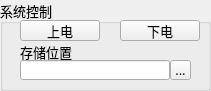
   <widget class="QGroupBox" name="SYS_GRP">
    <property name="geometry">
     <rect>
      <x>20</x>
      <y>110</y>
      <width>211</width>
      <height>91</height>
     </rect>
    </property>
    <property name="font">
     <font>
      <family>Microsoft YaHei</family>
      <pointsize>10</pointsize>
     </font>
    </property>
    <property name="title">
     <string>系统控制</string>
    </property>
    <widget class="QPushButton" name="RELAY_ALL_ON_BTN">
     <property name="geometry">
      <rect>
       <x>20</x>
       <y>20</y>
       <width>80</width>
       <height>21</height>
      </rect>
     </property>
     <property name="font">
      <font>
       <family>Microsoft YaHei</family>
       <pointsize>10</pointsize>
      </font>
     </property>
     <property name="text">
      <string>上电</string>
     </property>
    </widget>
    <widget class="QPushButton" name="RELAY_ALL_OFF_BTN">
     <property name="geometry">
      <rect>
       <x>120</x>
       <y>20</y>
       <width>80</width>
       <height>21</height>
      </rect>
     </property>
     <property name="font">
      <font>
       <family>Microsoft YaHei</family>
       <pointsize>10</pointsize>
      </font>
     </property>
     <property name="text">
      <string>下电</string>
     </property>
    </widget>
    <widget class="QToolButton" name="PATH_BROWSE">
     <property name="geometry">
      <rect>
       <x>170</x>
       <y>60</y>
       <width>21</width>
       <height>20</height>
      </rect>
     </property>
     <property name="font">
      <font>
       <family>Microsoft YaHei</family>
       <pointsize>10</pointsize>
      </font>
     </property>
     <property name="text">
      <string>...</string>
     </property>
    </widget>
    <widget class="QLineEdit" name="PATH_EDIT">
     <property name="geometry">
      <rect>
       <x>20</x>
       <y>60</y>
       <width>150</width>
       <height>20</height>
      </rect>
     </property>
     <property name="font">
      <font>
       <family>Consolas</family>
       <pointsize>8</pointsize>
      </font>
     </property>
    </widget>
    <widget class="QLabel" name="SAVE_LOCATION">
     <property name="geometry">
      <rect>
       <x>20</x>
       <y>43</y>
       <width>52</width>
       <height>17</height>
      </rect>
     </property>
     <property name="font">
      <font>
       <family>Microsoft YaHei</family>
       <pointsize>10</pointsize>
      </font>
     </property>
     <property name="text">
      <string>存储位置</string>
     </property>
    </widget>
   </widget>
